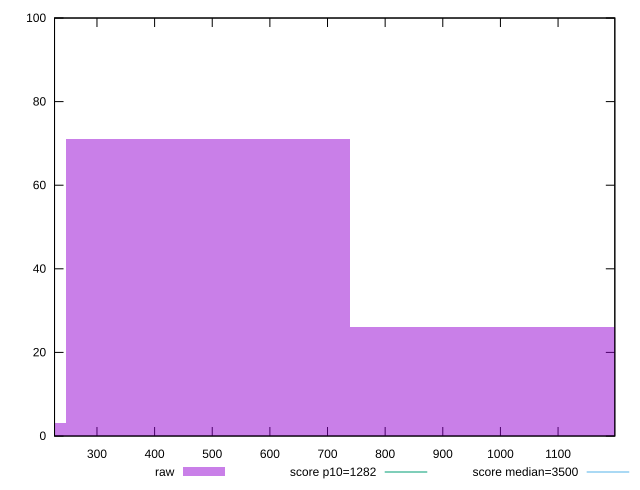

Write gnuplot code to recreate this figure.
reset

$raw <<EOF
492.60782215857154 71
985.2156443171431 26
0 3
EOF

set key outside below
set boxwidth 492.60782215857154
set xrange [226.368:1198.4880000000003]
set yrange [0:100]
set trange [0:100]
set style fill transparent solid 0.5 noborder

set parametric
set terminal svg size 640, 490 enhanced background rgb 'white'
set output "report_00015_2021-02-09T16-11-33.973Z/bootup-time/samples/pages+cached+noadtech+nomedia/raw/histogram.svg"

plot $raw title "raw" with boxes, \
     1282,t title "score p10=1282", \
     3500,t title "score median=3500"

reset
